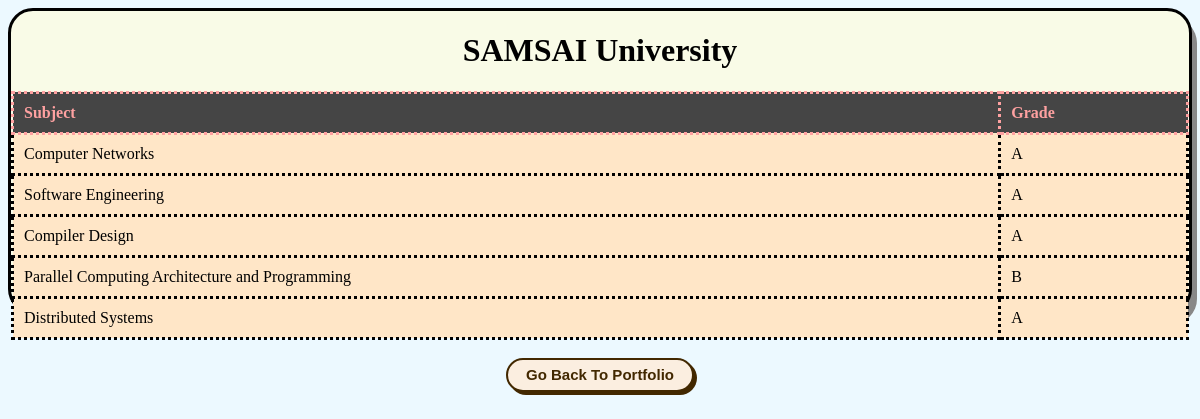
Page /portfolio/viewGrades/200905358 on the committed database.
### app/models.py (models this page shows, shortened)
class GradeAttendance(models.Model):
    reg_no = models.ForeignKey(Registration, on_delete = models.CASCADE)
    CHOICES = (
        ('Data Structures', 'Data Structures'), ('Object Oriented Programming', 'Object Oriented Programming'),
        ('Digital Systems Design','Digital Systems Design'), ('Computer Organization and Architechture','Computer Organization and Architechture'), ('Design and Analysis of Algorithms','Design and Analysis of Algorithms'),
        ('Formal Languages and Automata Theory','Formal Languages and Automata Theory'), ('Embedded Systems','Embedded Systems'), ('Operating Systems', 'Operating Systems'),
        ('Computer Networks','Computer Networks'), ('Software Engineering', 'Software Engineering'), ('Compiler Design','Compiler Design'),
        ('Parallel Computing Architecture and Programming','Parallel Computing Architecture and Programming'), ('Distributed Systems','Distributed Systems')
    )
    select_subject = models.CharField(choices=CHOICES, max_length=200)
    grade = models.CharField(max_length = 1)
    attendance = models.PositiveIntegerField()

### app/views.py (the view)
# urls.py: path('viewGrades/<int:reg>', views.viewGrades, name='viewGrades'),
def viewGrades(request, reg):
    obj = Registration.objects.get(reg_no=reg)
    grades = GradeAttendance.objects.filter(reg_no = reg)
    return render(request, "app/viewGrades.html", {'list':grades, "reg": obj.reg_no})

### app/templates/app/viewGrades.html (shortened to what this page needs)
<!DOCTYPE html>
<html lang="en" xmlns="http://www.w3.org/1999/xhtml">
<head>
</head>
<body>
    <div class="container">
        <center><h1>SAMSAI University</h1></center>
        <table border="1">
            <tr>
                <th>Subject</th>
                <th>Grade</th>
            </tr>
            {% for i in list %}
            <tr>
                <td>{{i.select_subject}}</td>
                <td>{{i.grade}}</td>
            </tr>
            {% endfor %}
        </table>
        <br />
        <center><form action="{% url 'goHome' reg=reg %}"><button class="my-btn" width="50%">Go Back To Portfolio</button></form></center>
    </div>
</body>
</html>

### app/templates/app/viewGrades.html (style rules this page uses)
body { background-color: #ECF9FF; background-image: url('https://i.ibb.co/HdWZFG9/desktop-wallpaper-background-for-student-portal-tip-college-student.jpg'); background-repeat: no-repeat; backgrond-attachment: fixed; background-size: cover; }
table { width: 100%; border-collapse: collapse; border: dotted; }
th, td { padding: 10px; text-align: left; border-bottom: 1px solid #ddd; border: dotted; }
th { color: #FEA1A1; background-color: #454545; }
td { background-color: #FFE6C7; }
.container { border: 3px solid; background-color: #F9FBE7; border-radius: 25px; height: 300px; box-shadow: 5px 10px #888888; }
.my-btn { background-color: #fbeee0; border: 2px solid #422800; border-radius: 30px; box-shadow: #422800 3px 3px 0 0; color: #422800; cursor: pointer; display: inline-block; font-weight: 600; font-size: 15px; padding: 0 18px; line-height: 30px; text-align: center; text-decoration: none; user-select: none; -webkit-user-select: none; touch-action: manipulation; }

### rows in the picture
GradeAttendance: select_subject "Computer Networks", grade "A"
GradeAttendance: select_subject "Software Engineering", grade "A"
GradeAttendance: select_subject "Compiler Design", grade "A"
GradeAttendance: select_subject "Parallel Computing Architecture and Programming", grade "B"
GradeAttendance: select_subject "Distributed Systems", grade "A"
